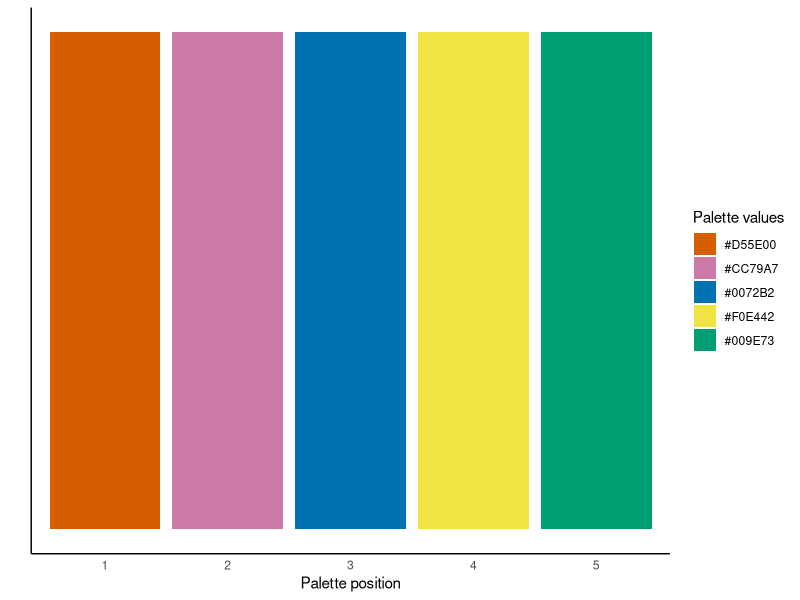
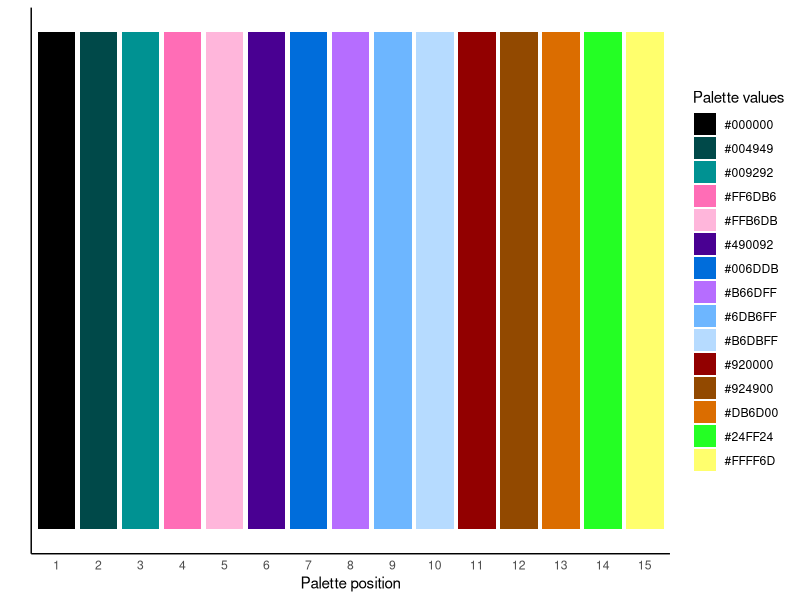
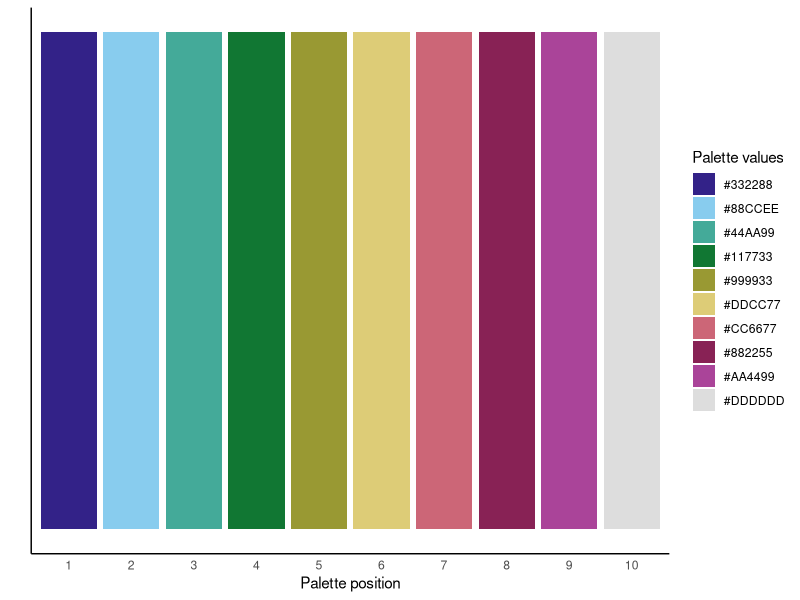
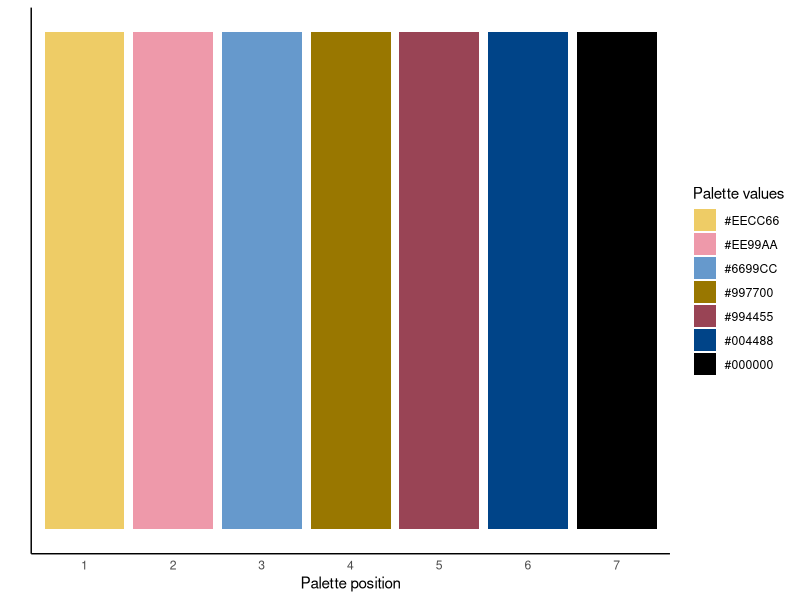
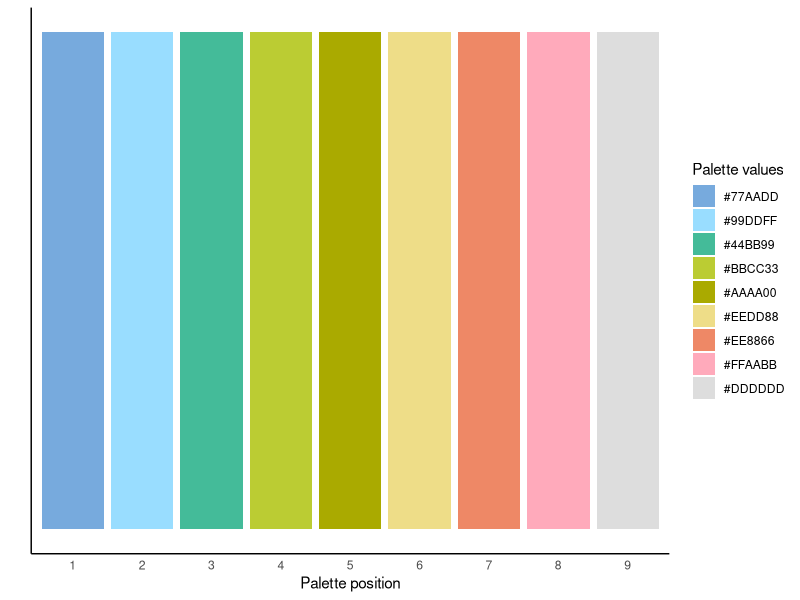

Write the R code that produced these figures, in order.
## ---- chunk 1
knitr::opts_chunk$set(echo = TRUE)
## ---- chunk 2
library(ggplot2)
## ---- chunk 3
# make palette graph function
make_palette_graph <- function(palette){
  p <- palette
  pal <- data.frame(p)
  pal$position <-ordered(factor(1:length(p)))
  pal$p <- factor(p, levels = pal$p[order(pal$position)])
  plot_palette <- ggplot(pal, mapping = aes(x=position, fill = p))+
    geom_bar()+
    scale_fill_manual(values = p)+
    theme_classic()+
    theme(axis.text.y = element_blank(),
          axis.ticks = element_blank())+
    labs(fill = "Palette values",
         y = "",
         x = "Palette position")
  return(plot_palette)
}
## ---- chunk 4

farbenblind5 <- c("#D55E00","#CC79A7","#0072B2","#F0E442","#009E73")
make_palette_graph(farbenblind5)
## ---- chunk 5

farbenblind15 <- c("#000000","#004949","#009292","#FF6DB6","#FFB6DB",
                  "#490092","#006DDB","#B66DFF","#6DB6FF","#B6DBFF",
                  "#920000","#924900","#DB6D00","#24FF24","#FFFF6D") 
make_palette_graph(farbenblind15)
## ---- chunk 6

farbenblind_muted_10 <- c("#332288", "#88CCEE", "#44AA99", "#117733","#999933",
               "#DDCC77","#CC6677", "#882255", "#AA4499", "#DDDDDD")
make_palette_graph(farbenblind_muted_10)
## ---- chunk 7
farbenblind_med_contr7 <- c("#EECC66", "#EE99AA", "#6699CC", "#997700","#994455",
                  "#004488", "#000000")
make_palette_graph(farbenblind_med_contr7)
## ---- chunk 8

farbenblind_light_contr9 <- c("#77AADD", "#99DDFF", "#44BB99", "#BBCC33","#AAAA00",
                    "#EEDD88", "#EE8866","#FFAABB", "#DDDDDD")
make_palette_graph(farbenblind_light_contr9)
